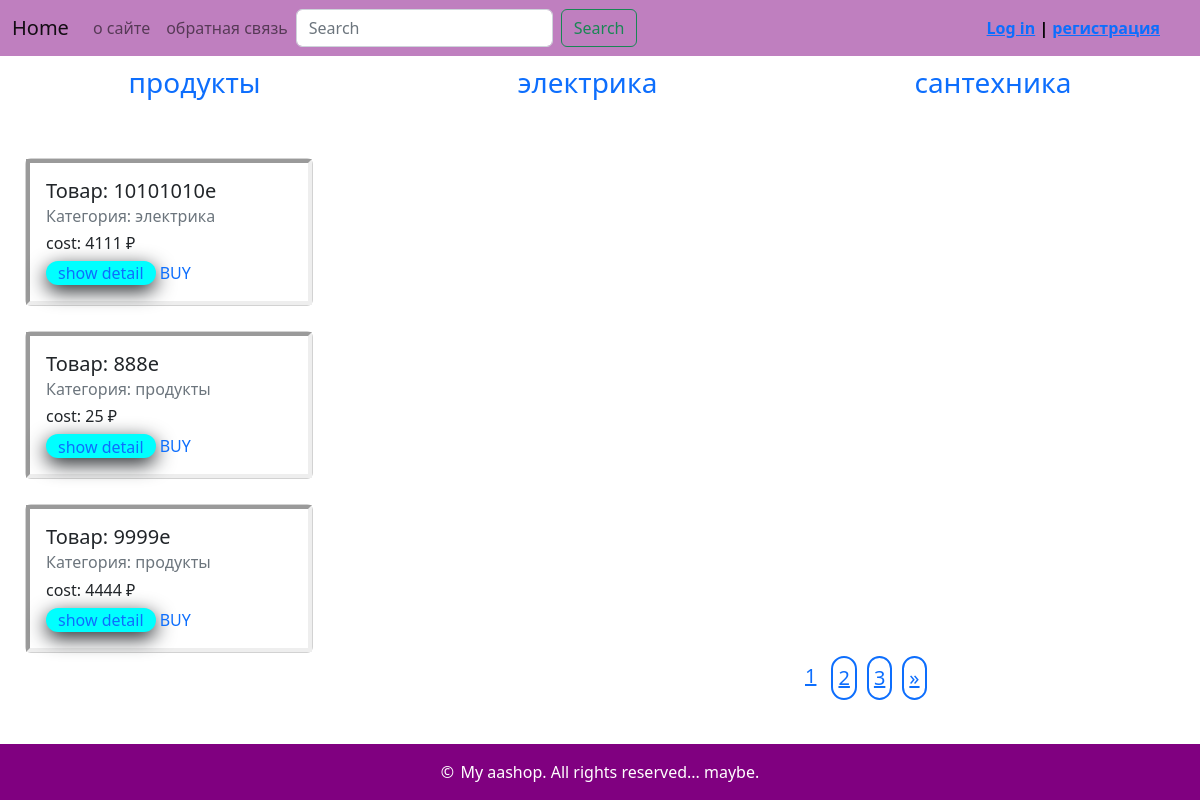
The page / on the database its author committed.
### myapp/models.py (models this page shows, shortened)
class CommonInfo(models.Model):
    slug = models.SlugField(max_length=50, db_index=True, unique=True, verbose_name='slug')
    class Meta:
        abstract = True

class Category(CommonInfo):
    title = models.CharField(max_length=255, verbose_name='категория')
    class Meta:
        verbose_name_plural = 'Categories'
    def __str__(self):
        return self.title
    def get_absolute_url(self):
        return reverse('myapp:category_detail', kwargs={'pk': self.pk})

class Item(CommonInfo):
    name = models.CharField(max_length=255, verbose_name='Название')
    text = models.TextField(blank=True)
    price = models.PositiveIntegerField(help_text='Цена товара')
    photo = models.ImageField(upload_to='photo', null=True)
    is_piblished = models.BooleanField(default=True)
    time_creation = models.DateField(auto_now_add=True)
    cat = models.ForeignKey('Category', on_delete=models.CASCADE, null=True)
    user = models.ForeignKey(User, verbose_name='пользователь', on_delete=models.CASCADE)
    class Meta:
        ordering = ['name']
    def get_absolute_url(self):
        return reverse('myapp:item_detail', kwargs={'slug': self.slug})

### myapp/views.py (the view)
# urls.py: 2. Add a URL to urlpatterns:  path('', Home.as_view(), name='home')
class Home(DataMixin, ListView):
    model = Item
    template_name = 'myapp/home.html'
    context_object_name = 'items'
    extra_context = {'title': 'Home'}
    paginate_by = 3
    def get_context_data(self, *, object_list=None, **kwargs):
        context = super(Home, self).get_context_data(**kwargs)
        mix_cont = self.get_user_context(title='Home')
        return context | mix_cont
    def get_queryset(self):
        return Item.objects.filter(is_piblished=True).select_related('cat')

### myapp/templatetags/categories_tags.py (called while the page is built)
@register.simple_tag()
def get_cats():
    return Category.objects.all()

### myapp/utils.py (called while the page is built)
    def get_user_context(self, **kwargs):
        context = kwargs
        cats = cache.get('cats')
        if not cats:
            cats = Category.objects.all()
            cache.set('cats', cats, 60)
        user_menu = menu.copy()
        if not self.request.user.is_authenticated:
            user_menu.pop(1)
        context['cats'] = cats
        context['menu'] = user_menu
        return context

### myapp/templates/myapp/home.html (shortened to what this page needs)
{% extends 'myapp/base.html' %}
{% load static %}
{% block content %}
<div class="item">
	{% for item in items %}
			<div class="card" style="width: 18rem; margin-bottom: 25px; margin-left: 25px;">
			  <div class="card-body">
			    <h5 class="card-title">Товар: {{ item.name }}e</h5>
			    <h6 class="card-subtitle mb-2 text-muted">Категория: {{ item.cat}}</h6>
				  <h6>cost: {{ item.price }}	&#8381;</h6>
				  <div class="link-detail">
					  <a href="{{ item.get_absolute_url }}" class="card-link-detail" style="text-decoration: none;">show detail</a>
				  </div>
			    <a href="#" class="card-link" style="text-decoration: none;">BUY</a>
			  </div>
			</div>
	{% endfor %}
</div>
<div class="paginator">
	{% for page in page_obj.paginator.page_range %}
		{% if page_obj.number == page %}
			<a class="pagin-link-selected" href="?page={{ page }}">{{ page }}</a>
		{% else %}
			<a class="pagin-link" href="?page={{ page }}">{{ page }}</a>
		{% endif %}
	{% endfor %}
	{% if page_obj.has_next %}
		<a class="pagin-link" href="?page={{ page_obj.next_page_number }}">	&raquo;</a>
	{% endif %}
</div>
{% endblock content %}

### myapp/templates/myapp/base.html (shortened to what this page needs)
{% load static %}
{% load categories_tags %}
<!DOCTYPE html>
<html lang="en">
	<head>
		<link rel="stylesheet" href="{% static 'myapp/css/style.css' %}" type="text/css">
		<link href="https://cdn.jsdelivr.net/npm/bootstrap@5.2.3/dist/css/bootstrap.min.css" rel="stylesheet">
	</head>
	<body>
		<nav class="navbar navbar-expand-lg" style="background-color: rgba(128, 0, 128, 0.5); ">
		  <div class="container-fluid">
		    <a class="navbar-brand" href="{% url 'myapp:home' %}">Home</a>
		    <div class="collapse navbar-collapse" id="navbarNavAltMarkup">
		      <div class="navbar-nav">
		          {% for m in menu %}
			          <a class="nav-link" href="{% url m.url %}">{{ m.title }}</a>
		          {% endfor %}
		      </div>
		      <div class="menu log-menu">
						{% if not request.user.is_authenticated %}
							<a href="{% url 'auth:login' %}">Log in</a> | <a href="{% url 'auth:register' %}">регистрация</a>
						{% else %}
							<a class="user-link" href="{% url 'auth:logout' %}">выйти</a> <div class="menu user-name">{{ user.username }}</div>
						{% endif %}
					</div>
			    <form action="{% url 'myapp:search' %}" method="get" class="d-flex" role="search">
            <input name="search" class="form-control me-2" type="text" placeholder="Search" aria-label="Search">
            <button class="btn btn-outline-success" type="submit">Search</button>
          </form>
		    </div>
		  </div>
		</nav>
			<div class="category">
				{% for cat in cats %}
					<h3>
						<a class="cat" href="{{ cat.get_absolute_url }}"  style="text-decoration: none; ">{{ cat.title }}</a>
					</h3>
				{% endfor %}
			</div>
		{% block content %}
		{% endblock content %}
		<div class="footer">&copy;<span> My aashop. All rights reserved... maybe.</span></div>
	</body>
</html>

### myapp/static/myapp/css/style.css (style rules this page uses)
.menu { color: red; text-align: left; display: inline-block; }
.log-menu { position: absolute; right: 0px; margin: 0px 40px 0px 0px; width: 25%; text-align: right; }
.item { margin: 50px 0px 0px 0px; }
.category { display: flex; justify-content: space-around; padding-top: 10px; }
a, a:visited { color: inherit; text-decoration: none; }
a.card-link-detail { padding: 0.29em 0.75em; border: 1px; }
div.link-detail { background: #00FFFF; display: inline-block; border-radius: 20px; box-shadow: 0 6px 20px; }
.log-menu { font-weight: 600; color: black; }
div.item { float: left; width: 1700; }
:root { box-sizing: border-box; margin: 0; padding: 0; font-family: sans-serif; }
body { height: 100vh; overflow: hidden; }
.footer { position: absolute; bottom: 0; left: 0; right: 0; padding: 1rem; background: purple; color: white; font-weight: 500; display: flex; justify-content: center; align-items: center; gap: 0.2rem; }
body { background-image: url("../images/фон.jpg") !important; background-position: 0 0; background-repeat: no-repeat; background-size: 100% auto; }
.card-body { border: 4px inset; }
.paginator { display: flex; text-align: center; position: absolute; left: 800px; bottom: 100px; }
.pagin-link { margin-right: 10px; font-size: 20px; border: 2px double; border-radius: 50px; padding: 5px; }
a.pagin-link-selected { font-size: 20px; padding: 5px; margin-right: 10px; }

### rows shown on the page
Category: title "продукты"
Category: title "электрика"
Category: title "сантехника"
Item: name "10101010", cat "электрика", price "4111"
Item: name "888", cat "продукты", price "25"
Item: name "9999", cat "продукты", price "4444"

### other values the page prints
{{ m.title }} "о сайте" "обратная связь"
{{ page }} "1"
{{ page }} "2" "3"
